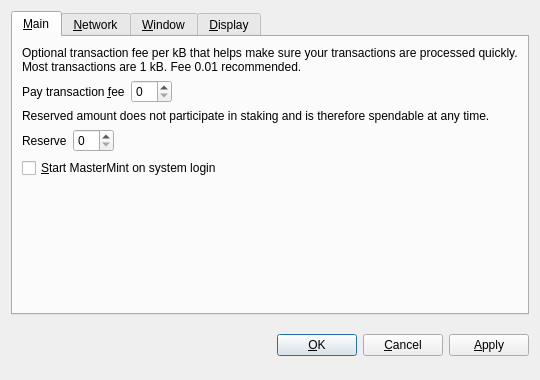
<?xml version="1.0" encoding="UTF-8"?>
<ui version="4.0">
 <class>OptionsDialog</class>
 <widget class="QDialog" name="OptionsDialog">
  <property name="geometry">
   <rect>
    <x>0</x>
    <y>0</y>
    <width>540</width>
    <height>380</height>
   </rect>
  </property>
  <property name="windowTitle">
   <string>Options</string>
  </property>
  <property name="modal">
   <bool>true</bool>
  </property>
  <layout class="QVBoxLayout" name="verticalLayout">
   <item>
    <widget class="QTabWidget" name="tabWidget">
     <property name="tabPosition">
      <enum>QTabWidget::North</enum>
     </property>
     <property name="currentIndex">
      <number>0</number>
     </property>
     <widget class="QWidget" name="tabMain">
      <attribute name="title">
       <string>&amp;Main</string>
      </attribute>
      <layout class="QVBoxLayout" name="verticalLayout_Main">
       <item>
        <widget class="QLabel" name="transactionFeeInfoLabel">
         <property name="text">
          <string>Optional transaction fee per kB that helps make sure your transactions are processed quickly. Most transactions are 1 kB. Fee 0.01 recommended.</string>
         </property>
         <property name="textFormat">
          <enum>Qt::PlainText</enum>
         </property>
         <property name="wordWrap">
          <bool>true</bool>
         </property>
        </widget>
       </item>
       <item>
        <layout class="QHBoxLayout" name="horizontalLayoutFee">
         <item>
          <widget class="QLabel" name="transactionFeeLabel">
           <property name="text">
            <string>Pay transaction &amp;fee</string>
           </property>
           <property name="textFormat">
            <enum>Qt::PlainText</enum>
           </property>
           <property name="buddy">
            <cstring>transactionFee</cstring>
           </property>
          </widget>
         </item>
         <item>
          <widget class="BitcoinAmountField" name="transactionFee"/>
         </item>
         <item>
          <spacer name="horizontalSpacerFee">
           <property name="orientation">
            <enum>Qt::Horizontal</enum>
           </property>
           <property name="sizeHint" stdset="0">
            <size>
             <width>40</width>
             <height>20</height>
            </size>
           </property>
          </spacer>
         </item>
        </layout>
       </item>
       <item>
        <widget class="QLabel" name="reserveBalanceInfoLabel">
         <property name="text">
          <string>Reserved amount does not participate in staking and is therefore spendable at any time.</string>
         </property>
         <property name="textFormat">
          <enum>Qt::PlainText</enum>
         </property>
         <property name="wordWrap">
          <bool>true</bool>
         </property>
        </widget>
       </item>
       <item>
        <layout class="QHBoxLayout" name="horizontalLayoutReserveBalance">
         <item>
          <widget class="QLabel" name="reserveBalanceLabel">
           <property name="text">
            <string>Reserve</string>
           </property>
           <property name="textFormat">
            <enum>Qt::PlainText</enum>
           </property>
           <property name="buddy">
            <cstring>reserveBalance</cstring>
           </property>
          </widget>
         </item>
         <item>
          <widget class="BitcoinAmountField" name="reserveBalance"/>
         </item>
         <item>
          <spacer name="horizontalSpacerReserveBalance">
           <property name="orientation">
            <enum>Qt::Horizontal</enum>
           </property>
           <property name="sizeHint" stdset="0">
            <size>
             <width>40</width>
             <height>20</height>
            </size>
           </property>
          </spacer>
         </item>
        </layout>
       </item>
       <item>
        <widget class="QCheckBox" name="bitcoinAtStartup">
         <property name="toolTip">
          <string>Automatically start MasterMint after logging in to the system.</string>
         </property>
         <property name="text">
          <string>&amp;Start MasterMint on system login</string>
         </property>
        </widget>
       </item>
       <item>
        <spacer name="verticalSpacer_Main">
         <property name="orientation">
          <enum>Qt::Vertical</enum>
         </property>
         <property name="sizeHint" stdset="0">
          <size>
           <width>20</width>
           <height>40</height>
          </size>
         </property>
        </spacer>
       </item>
      </layout>
     </widget>
     <widget class="QWidget" name="tabNetwork">
      <attribute name="title">
       <string>&amp;Network</string>
      </attribute>
      <layout class="QVBoxLayout" name="verticalLayout_Network">
       <item>
        <widget class="QCheckBox" name="mapPortUpnp">
         <property name="toolTip">
          <string>Automatically open the MasterMint client port on the router. This only works when your router supports UPnP and it is enabled.</string>
         </property>
         <property name="text">
          <string>Map port using &amp;UPnP</string>
         </property>
        </widget>
       </item>
       <item>
        <widget class="QCheckBox" name="connectSocks">
         <property name="toolTip">
          <string>Connect to the MasterMint network through a SOCKS5 proxy (e.g. when connecting through Tor).</string>
         </property>
         <property name="text">
          <string>&amp;Connect through SOCKS5 proxy:</string>
         </property>
        </widget>
       </item>
       <item>
        <layout class="QHBoxLayout" name="horizontalLayout_Network">
         <item>
          <widget class="QLabel" name="proxyIpLabel">
           <property name="text">
            <string>Proxy &amp;IP:</string>
           </property>
           <property name="textFormat">
            <enum>Qt::PlainText</enum>
           </property>
           <property name="buddy">
            <cstring>proxyIp</cstring>
           </property>
          </widget>
         </item>
         <item>
          <widget class="QValidatedLineEdit" name="proxyIp">
           <property name="maximumSize">
            <size>
             <width>140</width>
             <height>16777215</height>
            </size>
           </property>
           <property name="toolTip">
            <string>IP address of the proxy (e.g. 127.0.0.1)</string>
           </property>
          </widget>
         </item>
         <item>
          <widget class="QLabel" name="proxyPortLabel">
           <property name="text">
            <string>&amp;Port:</string>
           </property>
           <property name="textFormat">
            <enum>Qt::PlainText</enum>
           </property>
           <property name="buddy">
            <cstring>proxyPort</cstring>
           </property>
          </widget>
         </item>
         <item>
          <widget class="QLineEdit" name="proxyPort">
           <property name="maximumSize">
            <size>
             <width>55</width>
             <height>16777215</height>
            </size>
           </property>
           <property name="toolTip">
            <string>Port of the proxy (e.g. 9050)</string>
           </property>
          </widget>
         </item>
         <item>
          <spacer name="horizontalSpacer_Network">
           <property name="orientation">
            <enum>Qt::Horizontal</enum>
           </property>
           <property name="sizeHint" stdset="0">
            <size>
             <width>40</width>
             <height>20</height>
            </size>
           </property>
          </spacer>
         </item>
        </layout>
       </item>
       <item>
        <spacer name="verticalSpacer_Network">
         <property name="orientation">
          <enum>Qt::Vertical</enum>
         </property>
         <property name="sizeHint" stdset="0">
          <size>
           <width>20</width>
           <height>40</height>
          </size>
         </property>
        </spacer>
       </item>
      </layout>
     </widget>
     <widget class="QWidget" name="tabWindow">
      <attribute name="title">
       <string>&amp;Window</string>
      </attribute>
      <layout class="QVBoxLayout" name="verticalLayout_Window">
       <item>
        <widget class="QCheckBox" name="minimizeToTray">
         <property name="toolTip">
          <string>Show only a tray icon after minimizing the window.</string>
         </property>
         <property name="text">
          <string>&amp;Minimize to the tray instead of the taskbar</string>
         </property>
        </widget>
       </item>
       <item>
        <widget class="QCheckBox" name="minimizeOnClose">
         <property name="toolTip">
          <string>Minimize instead of exit the application when the window is closed. When this option is enabled, the application will be closed only after selecting Quit in the menu.</string>
         </property>
         <property name="text">
          <string>M&amp;inimize on close</string>
         </property>
        </widget>
       </item>
       <item>
        <spacer name="verticalSpacer_Window">
         <property name="orientation">
          <enum>Qt::Vertical</enum>
         </property>
         <property name="sizeHint" stdset="0">
          <size>
           <width>20</width>
           <height>40</height>
          </size>
         </property>
        </spacer>
       </item>
      </layout>
     </widget>
     <widget class="QWidget" name="tabDisplay">
      <attribute name="title">
       <string>&amp;Display</string>
      </attribute>
      <layout class="QVBoxLayout" name="verticalLayout_Display">
       <item>
        <layout class="QHBoxLayout" name="horizontalLayout_1_Display">
         <item>
          <widget class="QLabel" name="langLabel">
           <property name="text">
            <string>User Interface &amp;language:</string>
           </property>
           <property name="textFormat">
            <enum>Qt::PlainText</enum>
           </property>
           <property name="buddy">
            <cstring>lang</cstring>
           </property>
          </widget>
         </item>
         <item>
          <widget class="QValueComboBox" name="lang">
           <property name="toolTip">
            <string>The user interface language can be set here. This setting will take effect after restarting MasterMint.</string>
           </property>
          </widget>
         </item>
        </layout>
       </item>
       <item>
        <layout class="QHBoxLayout" name="horizontalLayout_2_Display">
         <item>
          <widget class="QLabel" name="unitLabel">
           <property name="text">
            <string>&amp;Unit to show amounts in:</string>
           </property>
           <property name="textFormat">
            <enum>Qt::PlainText</enum>
           </property>
           <property name="buddy">
            <cstring>unit</cstring>
           </property>
          </widget>
         </item>
         <item>
          <widget class="QValueComboBox" name="unit">
           <property name="toolTip">
            <string>Choose the default subdivision unit to show in the interface and when sending coins.</string>
           </property>
          </widget>
         </item>
        </layout>
       </item>
       <item>
        <widget class="QCheckBox" name="coinControlFeatures">
         <property name="toolTip">
          <string>Whether to show coin control features or not.</string>
         </property>
         <property name="text">
          <string>Display coin &amp;control features (experts only!)</string>
         </property>
        </widget>
       </item>
       <item>
        <widget class="QCheckBox" name="minimizeCoinAge">
         <property name="toolTip">
          <string>Whether to select the coin outputs randomly or with minimal coin age.</string>
         </property>
         <property name="text">
          <string>Minimize weight consumption (experimental)</string>
         </property>
        </widget>
       </item>
       <item>
        <spacer name="verticalSpacer_Display">
         <property name="orientation">
          <enum>Qt::Vertical</enum>
         </property>
         <property name="sizeHint" stdset="0">
          <size>
           <width>20</width>
           <height>40</height>
          </size>
         </property>
        </spacer>
       </item>
      </layout>
     </widget>
    </widget>
   </item>
   <item>
    <layout class="QHBoxLayout" name="horizontalLayout_Buttons">
     <item>
      <spacer name="horizontalSpacer_1">
       <property name="orientation">
        <enum>Qt::Horizontal</enum>
       </property>
       <property name="sizeHint" stdset="0">
        <size>
         <width>40</width>
         <height>48</height>
        </size>
       </property>
      </spacer>
     </item>
     <item>
      <widget class="QLabel" name="statusLabel">
       <property name="font">
        <font>
         <weight>75</weight>
         <bold>true</bold>
        </font>
       </property>
       <property name="text">
        <string/>
       </property>
       <property name="textFormat">
        <enum>Qt::PlainText</enum>
       </property>
       <property name="wordWrap">
        <bool>true</bool>
       </property>
      </widget>
     </item>
     <item>
      <spacer name="horizontalSpacer_2">
       <property name="orientation">
        <enum>Qt::Horizontal</enum>
       </property>
       <property name="sizeHint" stdset="0">
        <size>
         <width>40</width>
         <height>48</height>
        </size>
       </property>
      </spacer>
     </item>
     <item>
      <widget class="QPushButton" name="okButton">
       <property name="text">
        <string>&amp;OK</string>
       </property>
      </widget>
     </item>
     <item>
      <widget class="QPushButton" name="cancelButton">
       <property name="text">
        <string>&amp;Cancel</string>
       </property>
       <property name="autoDefault">
        <bool>false</bool>
       </property>
      </widget>
     </item>
     <item>
      <widget class="QPushButton" name="applyButton">
       <property name="text">
        <string>&amp;Apply</string>
       </property>
       <property name="autoDefault">
        <bool>false</bool>
       </property>
      </widget>
     </item>
    </layout>
   </item>
  </layout>
 </widget>
 <customwidgets>
  <customwidget>
   <class>BitcoinAmountField</class>
   <extends>QSpinBox</extends>
   <header>bitcoinamountfield.h</header>
  </customwidget>
  <customwidget>
   <class>QValueComboBox</class>
   <extends>QComboBox</extends>
   <header>qvaluecombobox.h</header>
  </customwidget>
  <customwidget>
   <class>QValidatedLineEdit</class>
   <extends>QLineEdit</extends>
   <header>qvalidatedlineedit.h</header>
  </customwidget>
 </customwidgets>
 <resources/>
 <connections/>
</ui>
